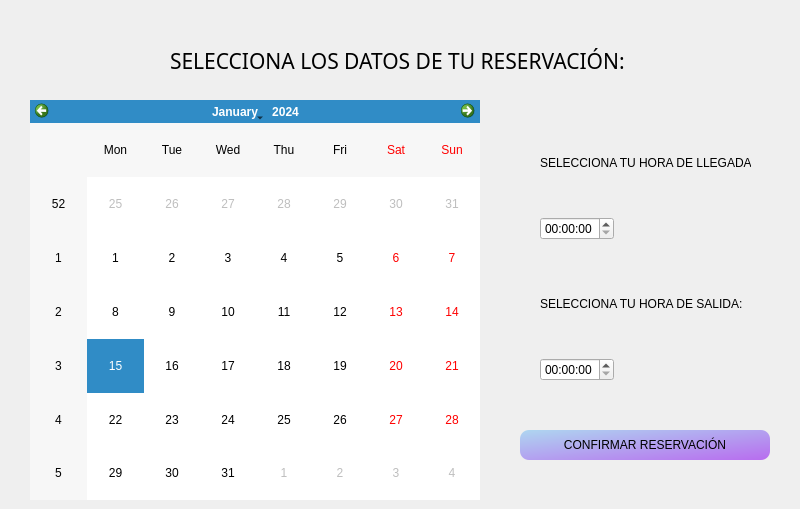
   <widget class="QWidget" name="Reservar">
    <widget class="QCalendarWidget" name="calendarWidget">
     <property name="geometry">
      <rect>
       <x>30</x>
       <y>100</y>
       <width>450</width>
       <height>400</height>
      </rect>
     </property>
     <property name="sizePolicy">
      <sizepolicy hsizetype="Fixed" vsizetype="Fixed">
       <horstretch>0</horstretch>
       <verstretch>0</verstretch>
      </sizepolicy>
     </property>
     <property name="maximumSize">
      <size>
       <width>450</width>
       <height>400</height>
      </size>
     </property>
    </widget>
    <widget class="QLabel" name="label_3">
     <property name="geometry">
      <rect>
       <x>170</x>
       <y>30</y>
       <width>621</width>
       <height>61</height>
      </rect>
     </property>
     <property name="font">
      <font>
       <family>Microsoft YaHei</family>
       <pointsize>16</pointsize>
      </font>
     </property>
     <property name="text">
      <string>SELECCIONA LOS DATOS DE TU RESERVACIÓN:</string>
     </property>
    </widget>
    <widget class="QWidget" name="verticalLayoutWidget">
     <property name="geometry">
      <rect>
       <x>540</x>
       <y>120</y>
       <width>211</width>
       <height>261</height>
      </rect>
     </property>
     <layout class="QVBoxLayout" name="verticalLayout">
      <item>
       <widget class="QLabel" name="label">
        <property name="text">
         <string>SELECCIONA TU HORA DE LLEGADA:</string>
        </property>
       </widget>
      </item>
      <item>
       <spacer name="verticalSpacer">
        <property name="orientation">
         <enum>Qt::Vertical</enum>
        </property>
        <property name="sizeType">
         <enum>QSizePolicy::Fixed</enum>
        </property>
        <property name="sizeHint" stdset="0">
         <size>
          <width>20</width>
          <height>5</height>
         </size>
        </property>
       </spacer>
      </item>
      <item>
       <widget class="QTimeEdit" name="H_llegadatimeEdit">
        <property name="sizePolicy">
         <sizepolicy hsizetype="Fixed" vsizetype="Fixed">
          <horstretch>0</horstretch>
          <verstretch>0</verstretch>
         </sizepolicy>
        </property>
       </widget>
      </item>
      <item>
       <spacer name="verticalSpacer_2">
        <property name="orientation">
         <enum>Qt::Vertical</enum>
        </property>
        <property name="sizeType">
         <enum>QSizePolicy::Fixed</enum>
        </property>
        <property name="sizeHint" stdset="0">
         <size>
          <width>20</width>
          <height>15</height>
         </size>
        </property>
       </spacer>
      </item>
      <item>
       <widget class="QLabel" name="label_2">
        <property name="text">
         <string>SELECCIONA TU HORA DE SALIDA:</string>
        </property>
       </widget>
      </item>
      <item>
       <spacer name="verticalSpacer_3">
        <property name="orientation">
         <enum>Qt::Vertical</enum>
        </property>
        <property name="sizeType">
         <enum>QSizePolicy::Fixed</enum>
        </property>
        <property name="sizeHint" stdset="0">
         <size>
          <width>20</width>
          <height>5</height>
         </size>
        </property>
       </spacer>
      </item>
      <item>
       <widget class="QTimeEdit" name="H_salidatimeEdit">
        <property name="sizePolicy">
         <sizepolicy hsizetype="Fixed" vsizetype="Fixed">
          <horstretch>0</horstretch>
          <verstretch>0</verstretch>
         </sizepolicy>
        </property>
       </widget>
      </item>
     </layout>
    </widget>
    <widget class="QPushButton" name="Confirma_Reserva_pushButton">
     <property name="geometry">
      <rect>
       <x>520</x>
       <y>430</y>
       <width>250</width>
       <height>30</height>
      </rect>
     </property>
     <property name="sizePolicy">
      <sizepolicy hsizetype="Fixed" vsizetype="Fixed">
       <horstretch>0</horstretch>
       <verstretch>0</verstretch>
      </sizepolicy>
     </property>
     <property name="maximumSize">
      <size>
       <width>250</width>
       <height>30</height>
      </size>
     </property>
     <property name="styleSheet">
      <string notr="true">QPushButton{
border-width: 0px;
border-radius: 9px;
background-color: qlineargradient(spread:pad, x1:0, y1:0, x2:1, y2:1, stop:0 rgb(174, 214, 240), stop:1 rgb(184, 108, 239));
}

QPushButton:hover{
	background-color: rgb(154,158,218);
    border-radius: 9px;
	color: black;
    selection-color: white;  
    padding: 2px 4px;}

</string>
     </property>
     <property name="text">
      <string>CONFIRMAR RESERVACIÓN</string>
     </property>
    </widget>
   </widget>
